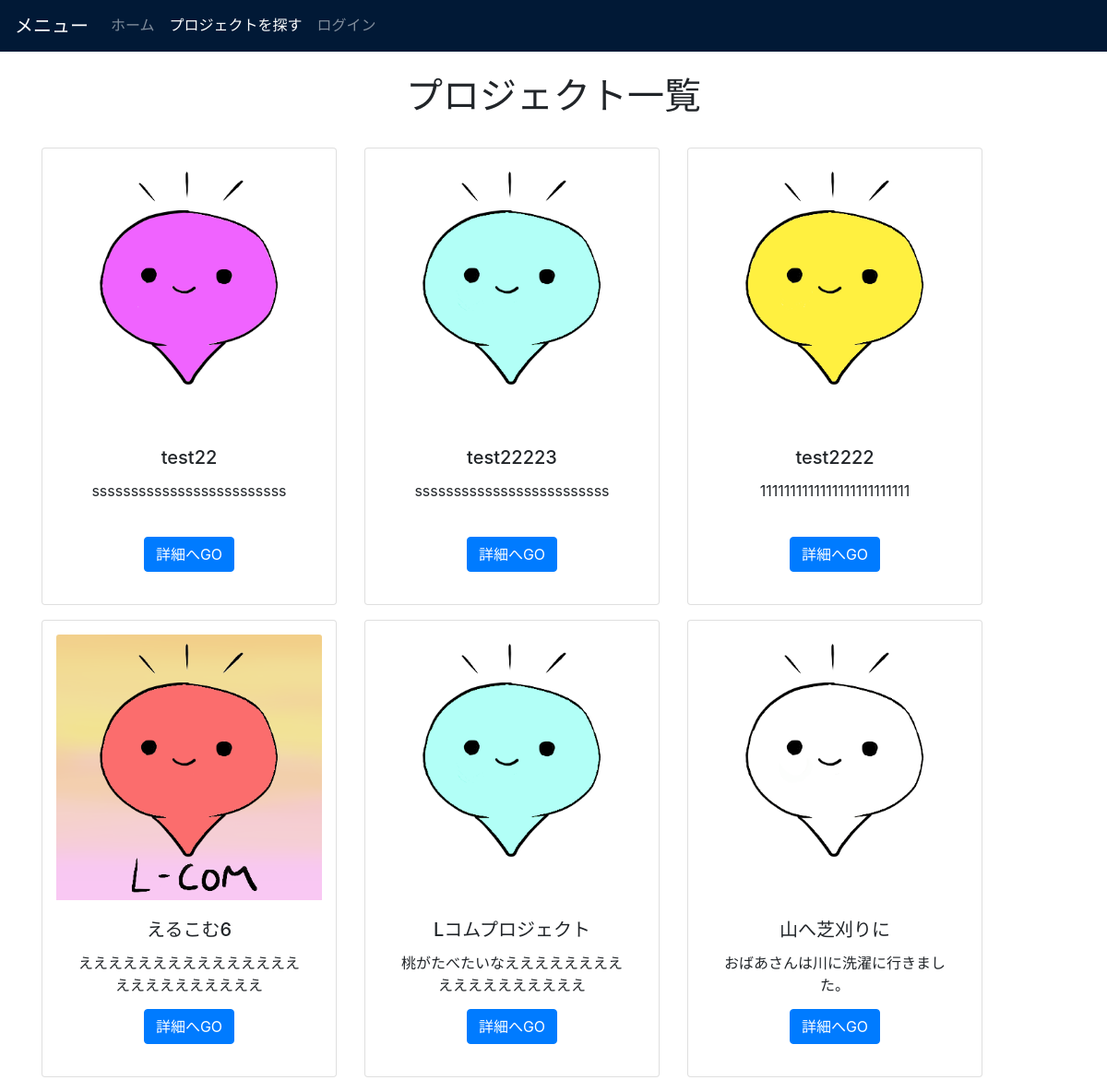
Page /lcom_web/project/joinproject.php on the earlier database version.
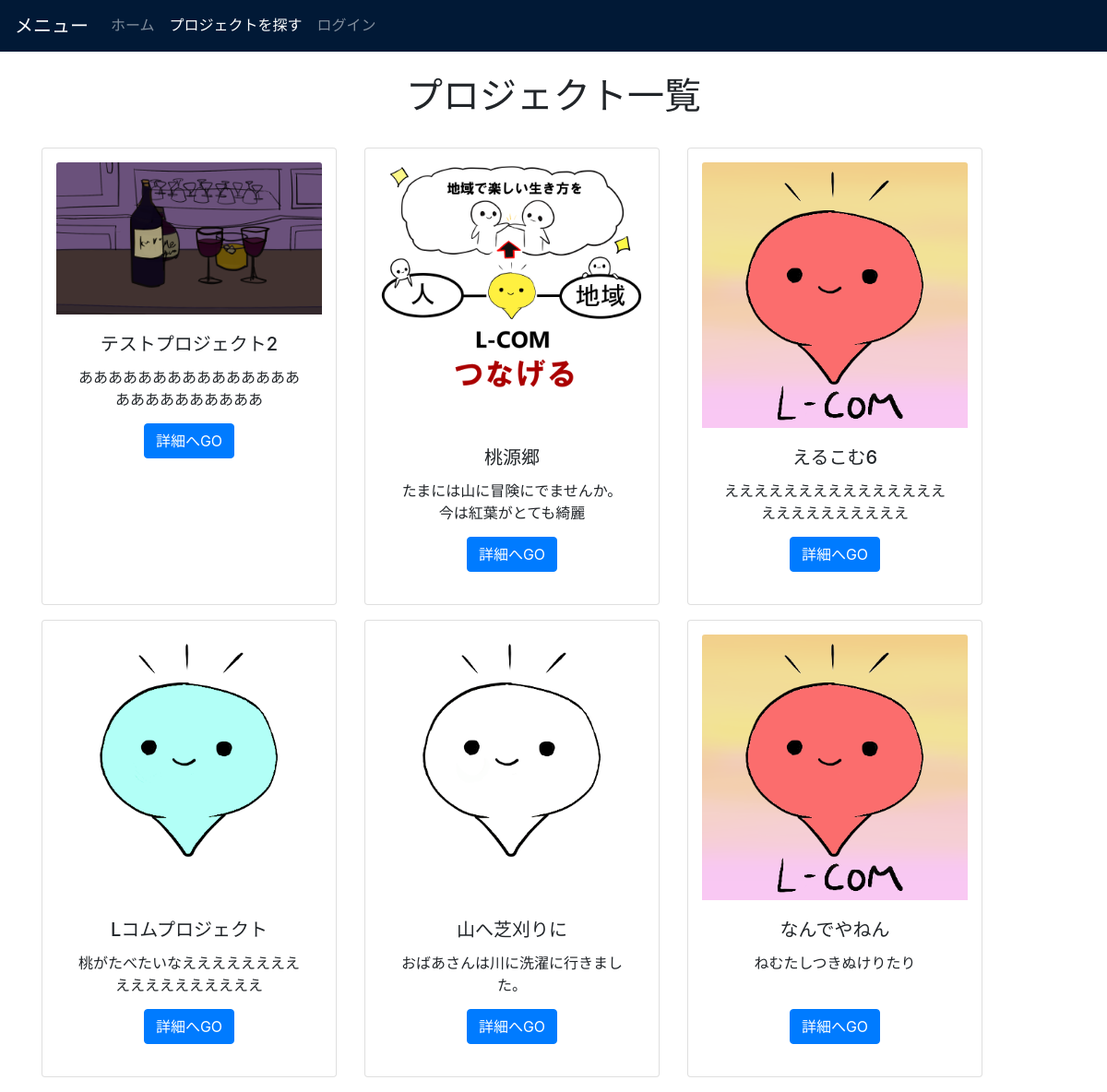
Same page on the later database version.
### tables this page shows
CREATE TABLE `projects` (
  `id` int(11) NOT NULL,
  `project_name` varchar(255) NOT NULL,
  `message` text NOT NULL,
  `member_id` int(11) NOT NULL,
  `place` varchar(255) NOT NULL,
  `project_picture` varchar(255) NOT NULL,
  `open_year` int(11) NOT NULL,
  `open_month` int(11) NOT NULL,
  `open_date` int(11) NOT NULL,
  `open_time` int(11) NOT NULL,
  `place_id` int(11) NOT NULL,
  `pro_point` int(11) NOT NULL,
  `created` datetime NOT NULL,
  `modified` timestamp NOT NULL DEFAULT current_timestamp() ON UPDATE current_timestamp()
);

### lcom_web/project/joinproject.php (the view, shortened to what this page needs)
<?php
require('../dbconnect.php');
if (isset($_SESSION['id']) && $_SESSION['time'] + 3600 > time()) {
    $_SESSION['time'] = time();
    $loginflag = true;
} else {
    $loginflag = false;
}
$counts = $db->query('SELECT COUNT(*) AS cnt FROM projects');
$cnt = $counts->fetch();
$maxPage = ceil($cnt['cnt'] / 12);
$page = min($page, $maxPage);
$start = ($page - 1) * 12;
$procards = $db->prepare('SELECT m.name, m.picture, p.* FROM members m, projects p WHERE m.id=p.member_id ORDER BY p.created DESC LIMIT 0, 6');
$procards->bindParam(1, $start, PDO::PARAM_INT);
$procards->execute();
?>
<!DOCTYPE html>
<html lang="ja">
<head>
    <link rel="stylesheet" href="https://stackpath.bootstrapcdn.com/bootstrap/4.3.1/css/bootstrap.min.css">
    <link rel="stylesheet" href="../style8.css">
</head>
<body>
    <nav class="navbar navbar-expand-lg navbar-dark">
        <a class="navbar-brand" href="#">メニュー</a>
        <div class="collapse navbar-collapse" id="navbarNavAltMarkup">
            <div class="navbar-nav">
                <a class="nav-item nav-link" href="../index.php">ホーム</a>
                <a class="nav-item nav-link active" href="#">プロジェクトを探す<span class="sr-only">(current)</span></a>
                <?php if (!$loginflag) : ?>
                    <a class="nav-item nav-link" href="../login/login.php">ログイン</a>
                <?php endif; ?>
            </div>
        </div>
    </nav>
    <div class="container">
        <br>
        <h1 style="text-align: center;">プロジェクト一覧</h1>
        <br>
        <div class="card-deck" style="text-align: center;">
            <?php foreach ($procards as $procard) : ?>
                <div class="card col-4 mb-3" style="padding: 15px; text-align: center;">
                    <img src="../image/project/<?php print(htmlspecialchars($procard['project_picture'], ENT_QUOTES)); ?>" class="card-img-top" alt="...">
                    <div class="card-body">
                        <h5 class="card-title"><?php print(htmlspecialchars($procard['project_name'], ENT_QUOTES)); ?></h5>
                        <p class="card-text"><?php print(mb_substr(htmlspecialchars($procard['message'], ENT_QUOTES), 0, 25)); ?></p>
                        <a href="content.php?id=<?php print(htmlspecialchars($procard['id'], ENT_QUOTES)); ?>" class="btn btn-primary">詳細へGO</a>
                    </div>
                </div>
            <?php endforeach; ?>
        </div>
    </div>
</body>
</html>

Differences in the rows shown:
removed projects: project_picture (picture), project_name "test22", message "sssssssssssssssssssssssss"
removed projects: project_picture (picture), project_name "test22223", message "sssssssssssssssssssssssss"
removed projects: project_picture (picture), project_name "test2222", message "1111111111111111111111111"
added projects: project_picture (picture), project_name "テストプロジェクト2", message "あああああああああああああああああああああああああ"
added projects: project_picture (picture), project_name "桃源郷", message "たまには山に冒険にでませんか。今は紅葉がとても綺麗"
now on this page (row edited): projects: project_picture (picture), project_name "なんでやねん", message "ねむたしつきぬけりたり"
